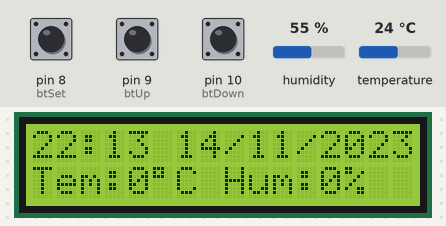
This sketch was run on a simulated Arduino Uno, built with avr-gcc and run on an emulated ATmega328P. On the bench: 16×2 character LCD. Inputs (shaded band) come from the test bench; at power-on: pin 8 (btSet) HIGH, pin 9 (btUp) HIGH, pin 10 (btDown) HIGH, humidity 55 %, temperature 24 °C. The local clock reads 2024-03-15 10:24:30 at power-on unless the sketch sets it; what the sketch prints to the serial monitor is not drawn.

Above: at 2.3 s.
2.4 s: pin 8 (btSet) pulled LOW for 2.4 s
At 6.9 s:
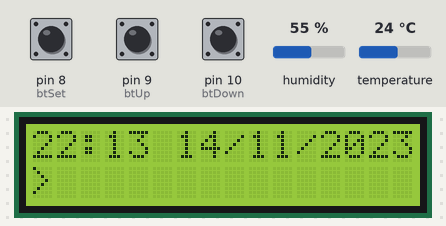
7.2 s: pin 9 (btUp) pulled LOW for 2.4 s
At 11.4 s:
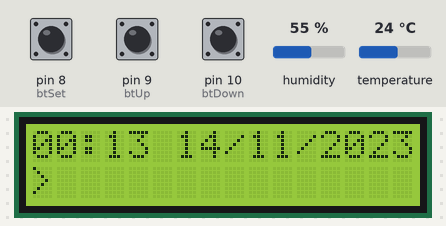
12.3 s: pin 8 (btSet) pulled LOW for 2.4 s
At 13.6 s:
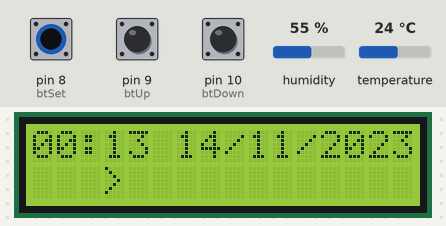
16.3 s: pin 10 (btDown) pulled LOW for 2.4 s
At 21.1 s:
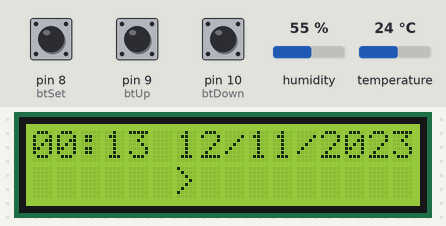
21.4 s: pin 10 (btDown) pulled LOW for 2.4 s
At 25.5 s:
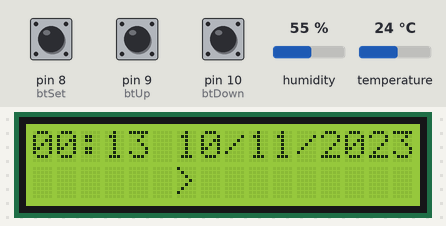
26.5 s: pin 8 (btSet) driven LOW and pin 10 (btDown) driven LOW
At 31.7 s:
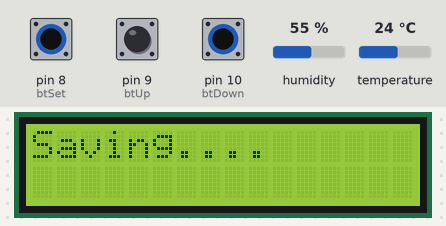
Timing chart, 0 to 33.2 s (numbered marks = the images above; inputs shaded):
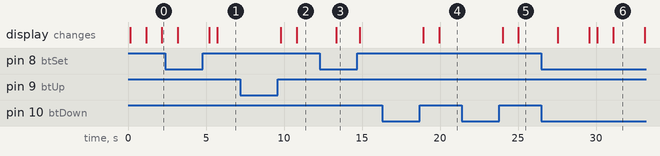

Measured:
- after the input at 2.4 s, the display: first changes after 0.80 s (image 1 shows a later state)
- after the input at 7.2 s, the display: first changes after 2.6 s (image 2 shows a later state)
- after the input at 12.3 s, the display: changes after 1.0 s (image 3)
- after the input at 16.3 s, the display: first changes after 2.6 s (image 4 shows a later state)
- after the input at 21.4 s, the display: first changes after 2.6 s (image 5 shows a later state)
- after the input at 26.5 s, the display: first changes after 1.1 s (image 6 shows a later state)

The sketch:

clock_with_humidity_minimal_clock.ino
```cpp
//================================================================================
// Γυμνάσιο Παλαίρου με Λυκειακές Τάξεις
// Ν. Αιτωλοακαρνανίας
// Σχολικό Έτος 2021 - 2022
// Ομάδα Ρομποτικής R@P - Robotics at Palairos
//================================================================================

//================================================================================
// LIBRARIES
//================================================================================

//Libraries
#include <Wire.h>
#include <RTClib.h>
#include <LiquidCrystal_I2C.h>
#include <dht.h>


//Init libraries objects
RTC_DS1307 rtc;
LiquidCrystal_I2C lcd(0x27, 16, 2);
dht DHT;

//================================================================================
// CONSTANTS
//================================================================================

//Constants for temperature and humidity
#define DHT21_PIN 7

//Constants for date and time
const long interval = 6000;  // Read data from DHT every 6 sec
const int btSet = 8;
const int btUp = 9;
const int btDown = 10;

//================================================================================
// VARIABLES
//================================================================================

//Variables for temperature and humidity
int chk, temp, hum;

//Variables for date and time
int DD,MM,YY,H,M,S, set_state, up_state, down_state;
int btnCount = 0;
unsigned long previousMillis = 0;
unsigned long currentMillis;
String sDD;
String sMM;
String sYY;
String sH;
String sM;
String sS;
boolean backlightON = true;
boolean setupScreen = false;

//================================================================================
//SETUP
//================================================================================

void setup () {
  //scan address for lcd monitor
  scanaddress();

  pinMode(btSet, INPUT_PULLUP);
  pinMode(btUp, INPUT_PULLUP);
  pinMode(btDown, INPUT_PULLUP);

  //Αρχικοποίηση οθόνης lcd
  lcd.begin(16,2);   // Init the LCD for 16 chars 2 lines
  lcd.backlight();   // Turn on the backligt (try lcd.noBacklight() to turn it off)
  lcd.setCursor(0,0); //πρώτη στήλη, πρώτη γραμμή - ξεκινάει από το 0
  lcd.print("The R@P team!");  // ένα μήνυμα
  lcd.setCursor(0,1); //πρώτη στήλη, δεύτερη γραμμή
  lcd.print("Year: 2021-2022"); // ένα μήνυμα
  delay(1000);
  lcd.clear();

  if (! rtc.begin()) {
    lcd.print("Couldn't find RTC");
    lcd.clear();
    while (1);
  }
  if (! rtc.isrunning()) {
     lcd.print("RTC is NOT running!");
     // Ρυθμίζει την ώρα/ ημερομηνία σύμφωνα με την ώρα/ ημερομηνία που έγινε η μεταγλώττιση του κώδικα
     rtc.adjust(DateTime(F(__DATE__), F(__TIME__)));
  }
  // Ρυθμίζει την ώρα/ ημερομηνία σύμφωνα με την ώρα/ ημερομηνία που έγινε η μεταγλώττιση του κώδικα
  rtc.adjust(DateTime(F(__DATE__), F(__TIME__)));
}

//================================================================================
//LOOP
//================================================================================

void loop () {
  currentMillis = millis();
  readBtns();

  //code for date and time
  getTimeDate();

  //code for temperature and humidity
  getTempHum();


  if (!setupScreen){
    lcdPrintDateTime();
    lcdPrintTempHum();
  }
  else{
    lcdSetup();
  }
}

//================================================================================
//Read buttons
//================================================================================

void readBtns(){
  set_state = digitalRead(btSet);
  up_state = digitalRead(btUp);
  down_state = digitalRead(btDown);

  //Turn backlight on/off by pressing the down button
  if (down_state==LOW && btnCount==0){

    if (backlightON){
      lcd.noBacklight();
      backlightON = false;
    }
    else{
      lcd.backlight();
      backlightON = true;
    }
    delay(500);
  }
  if (set_state==LOW){
    if(btnCount<5){
      btnCount++;

      setupScreen = true;
        if(btnCount==1){
          lcd.clear();
          lcd.setCursor(0,0);
          lcd.print("------SET------");
          lcd.setCursor(0,1);
          lcd.print("-TIME and DATE-");
          delay(2000);
          lcd.clear();
          Serial.println('case 2.1');
        }
    }
    else{
      lcd.clear();
      rtc.adjust(DateTime(YY, MM, DD, H, M, 0));
      lcd.print("Saving....");
      delay(2000);
      lcd.clear();
      setupScreen = false;
      btnCount=0;
    }
    delay(500);
  }
}

//================================================================================
//Read time and date from rtc ic
//================================================================================

void getTimeDate(){
  if (!setupScreen){
  DateTime now = rtc.now();
  DD = now.day();
  MM = now.month();
  YY = now.year();
  H = now.hour();
  M = now.minute();
  }
  //Make some fixes...
  if (DD<10){ sDD = '0' + String(DD); } else { sDD = DD; }
  if (MM<10){ sMM = '0' + String(MM); } else { sMM = MM; }
  sYY=YY;
  if (H<10){ sH = '0' + String(H); } else { sH = H; }
  if (M<10){ sM = '0' + String(M); } else { sM = M; }
}

//print Date and Time
void lcdPrintDateTime(){
  lcd.setCursor(0,0); //First row
  lcd.print(sH);
  lcd.print(":");
  lcd.print(sM);
  lcd.print(" ");
  lcd.print(sDD);
  lcd.print("/");
  lcd.print(sMM);
  lcd.print("/");
  lcd.print(sYY);
  delay(1000);
}

//================================================================================
//Read temperature and humidity every 6 seconds from DHT sensor
//================================================================================

void getTempHum(){
  if (currentMillis - previousMillis >= interval) {
    previousMillis = currentMillis;
    chk = DHT.read21(DHT21_PIN);
    temp = DHT.temperature;
    hum = DHT.humidity;
  }
}

//================================================================================
//print Temperature and Humidity
//================================================================================

void lcdPrintTempHum(){
  lcd.setCursor(0,1);
  lcd.print("Tem:");
  lcd.print(temp);
  lcd.print((char)223);
  lcd.print("C");
  lcd.print(" Hum:");
  lcd.print(hum);
  lcd.print("%");
  delay(1000);
}

//================================================================================
//Setup screen
//================================================================================

void lcdSetup(){
  if (btnCount==1){
    lcd.setCursor(0,1);
    lcd.print(">");
    if (up_state == LOW){
      if (H<23){
        H++;
      }
      else {
        H=0;
      }
      delay(500);
    }
    if (down_state == LOW){
      if (H>0){
        H--;
      }
      else {
        H=23;
      }
      delay(500);
    }
  }
  else if (btnCount==2){
    lcd.setCursor(0,1);
    lcd.print(" ");
    lcd.setCursor(3,1);
    lcd.print(">");
    if (up_state == LOW){
      if (M<59){
        M++;
      }
      else {
        M=0;
      }
      delay(500);
    }
    if (down_state == LOW){
      if (M>0){
        M--;
      }
      else {
        M=59;
      }
      delay(500);
    }
  }
  else if (btnCount==3){
    lcd.setCursor(3,1);
    lcd.print(" ");
    lcd.setCursor(6,1);
    lcd.print(">");
    if (up_state == LOW){
      if (DD<31){
        DD++;
      }
      else {
        DD=1;
      }
      delay(500);
    }
    if (down_state == LOW){
      if (DD>1){
        DD--;
      }
      else {
        DD=31;
      }
      delay(500);
    }
  }
  else if (btnCount==4){
    lcd.setCursor(6,1);
    lcd.print(" ");
    lcd.setCursor(9,1);
    lcd.print(">");
    if (up_state == LOW){
      if (MM<12){
        MM++;
      }
      else {
        MM=1;
      }
      delay(500);
    }
    if (down_state == LOW){
      if (MM>1){
        MM--;
      }
      else {
        MM=12;
      }
      delay(500);
    }
  }
  else if (btnCount==5){
    lcd.setCursor(9,1);
    lcd.print(" ");
    lcd.setCursor(12,1);
    lcd.print(">");
    if (up_state == LOW){
      if (YY<2999){
        YY++;
      }
      else {
        YY=2000;
      }
      delay(500);
    }
    if (down_state == LOW){
      if (YY>2000){
        YY--;
      }
      else {
        YY=2999;
      }
      delay(500);
    }
  }
  lcdPrintDateTime();
}

//================================================================================
//scan address
//================================================================================

void scanaddress(){
  Serial.begin (9600);
  Serial.println ("I2C scanner. Scanning ...");
  byte count = 0;

  Wire.begin();
  for (byte i = 8; i < 120; i++)
  {
    Wire.beginTransmission (i);
    if (Wire.endTransmission () == 0)
      {
      Serial.print ("Found address: ");
      Serial.print (i, DEC);
      Serial.print (" (0x");
      Serial.print (i, HEX);
      Serial.println (")");
      count++;
      delay (1);  // maybe unneeded?
      } // end of good response
  } // end of for loop
  Serial.println ("Done.");
  Serial.print ("Found ");
  Serial.print (count, DEC);
  Serial.println (" device(s).");
}
```
